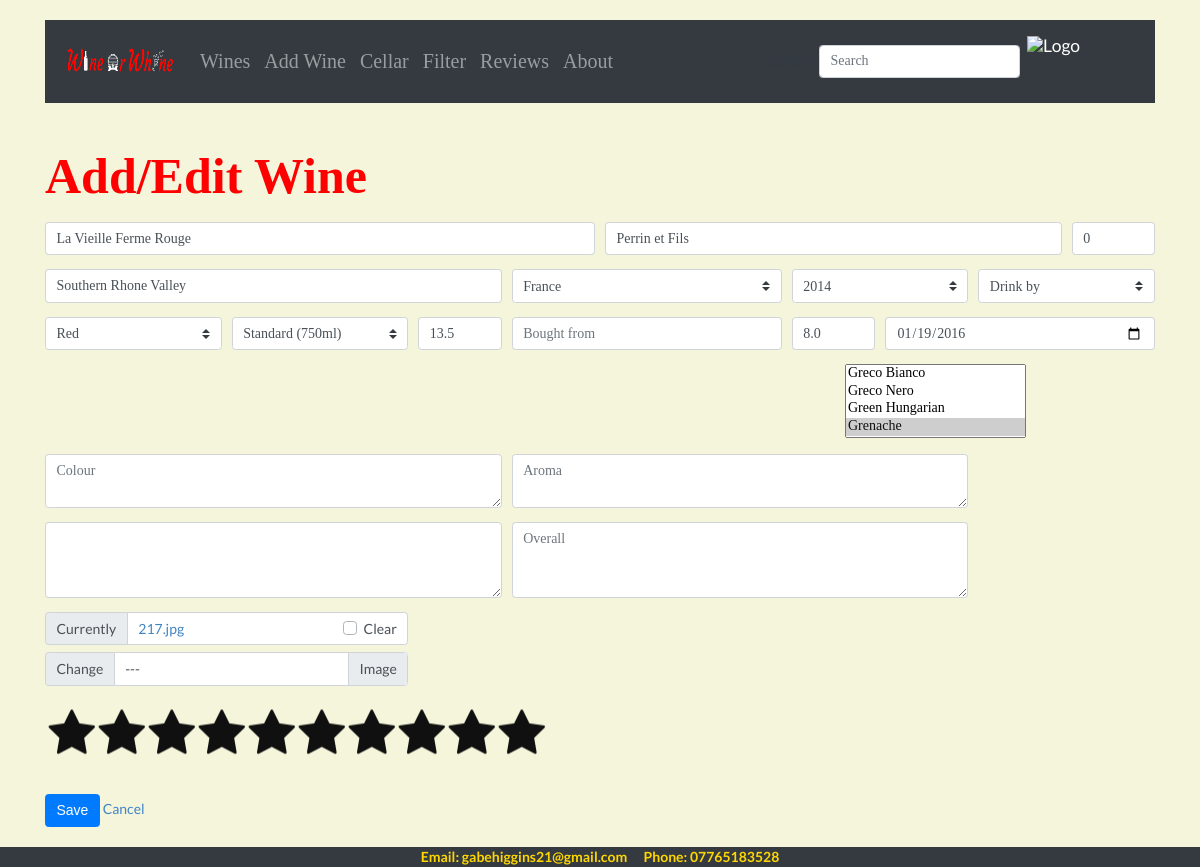
/24218/edit_wine/, run on an earlier commit of the app's database.
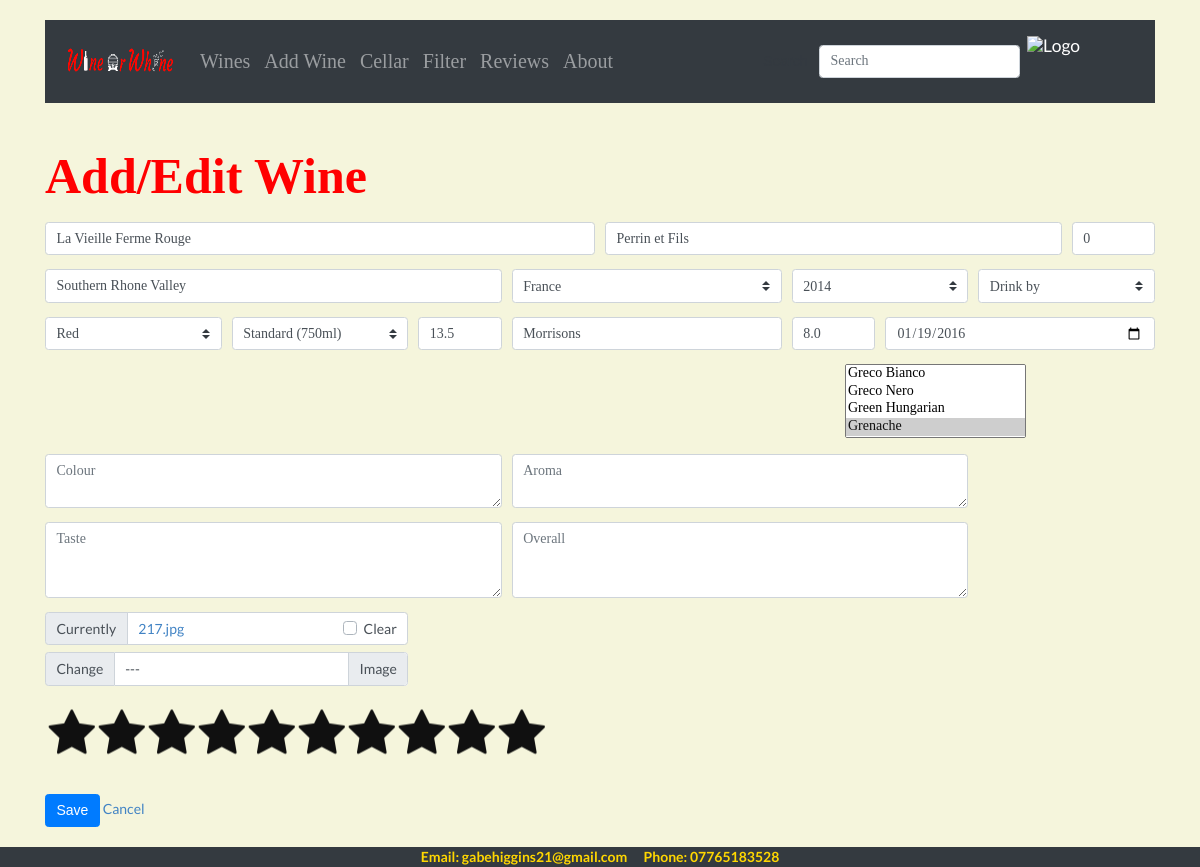
And on a later commit of the database.
### wineapp/models.py (models this page shows, shortened)
class Wine(models.Model):
    VINTAGE = []
    VINTAGE.append(("Unknown", "Unknown"))
    VINTAGE.append(("NV", "NV"))
    VINTAGE.append(("Solera System", "Solera System"))
    for y in reversed(range(1875, (datetime.datetime.now().year + 1))):
        VINTAGE.append((str(y), str(y)))
    VINTAGE = [('','Choose vintage')] + VINTAGE
    DRINK_BY = []
    for y in range(datetime.datetime.now().year, (datetime.datetime.now().year + 30)):
        DRINK_BY.append((str(y), str(y)))
    DRINK_BY = [('','Drink by')] + DRINK_BY
    BOTTLE_SIZES = [
        ('Split (187ml)', 'Split (187ml)'),
        ('Quarter (200ml)', 'Quarter (200ml)'),
        ('Half (375ml)', 'Half (375ml)'),
        ('Jennie (500ml)', 'Jennie (500ml)'),
        ('Clavelin (620ml)', 'Clavelin (620ml)'),
        ('Standard (750ml)', 'Standard (750ml)'),
        ('Litre (1L)', 'Litre (1L)'),
        ('Magnum (1.5L)', 'Magnum (1.5L)'),
        ('Jeroboam (3L)', 'Jeroboam (3L)'),
        ('Rehoboam (4.5L)', 'Rehoboam (4.5L)'),
        ('Methuselah (6L)', 'Methuselah (6L)'),
        ('Imperial (6L)', 'Imperial (6L)'),
        ('Salmanazar (9L)', 'Salmanazar (9L)'),
        ('Balthazar (12L)', 'Balthazar (12L)'),
        ('Nebuchadnezzar (15L)', 'Nebuchadnezzar (15L)'),
        ('Melchior (18L)', 'Melchior (18L)'),
        ('Solomon (20L)', 'Solomon (20L)'),
        ('Sovereign (26L)', 'Sovereign (26L)'),
        ('Goliath (27L)', 'Goliath (27L)'),
        ('Melchizedek (30L)', 'Melchizedek (30L)'),
    ]
    BOTTLE_SIZES = [('','Choose bottle size')] + BOTTLE_SIZES
    RATING =[
        (1, 1),
        (2, 2),
        (3, 3),
        (4, 4),
        (5, 5),
        (6, 6),
        (7, 7),
        (8, 8),
        (9, 9),
        (10, 10),
    ]
    name = models.CharField(max_length=255, blank=False, unique=False)
    winery = models.CharField(max_length=100, blank=True, null=True)
    vintage = models.CharField(choices=VINTAGE, max_length=20, blank=True, null=True)
    bottle = models.CharField(choices=BOTTLE_SIZES, max_length=100, blank=True, null=True, default=None)
    region = models.CharField(max_length=100, blank=True, null=True)
    type = models.ForeignKey('type', max_length=50, blank=True, null=True, default="", on_delete=models.CASCADE)
    country = models.ForeignKey('country', blank=True, null=True, default="", on_delete=models.CASCADE)
    grapes = models.ManyToManyField('grapes', blank=True, related_name='grape_set')
    cellar = models.IntegerField(blank=True, null=True, default=0)
    bought_from = models.CharField(max_length=100, blank=True, null=True)
    rating = models.PositiveSmallIntegerField(choices=RATING, null=True, default=0)
    abv = models.FloatField(default=0.0, blank=True, null=True)
    price = models.FloatField(null=True, blank=True, default=0.0)
    colour = models.TextField(blank=True, null=True)
    aroma = models.TextField(blank=True, null=True)
    taste = models.TextField(blank=True, null=True)
    overall = models.TextField(blank=True, null=True)
    acquired = models.DateField(blank=True, null=True)
    drink_by = models.CharField(choices=DRINK_BY, max_length=20, blank=True, null=True)
    posted_on = models.DateTimeField(auto_now_add=True, auto_now=False)
    image = models.ImageField(max_length=255, blank=True, null=True)
    success_message = "%(name)s was created successfully"
    class Meta:
        get_latest_by = 'posted_on'

### wineapp/views.py (the view)
# urls.py: path('<int:id>/edit_wine/', edit_wine, name='edit_wine'),
def edit_wine(request, id):
    wine = get_object_or_404(Wine, id=id)
    wine_overall = wine.overall
    if request.method == "POST":
        form = WineForm(request.POST, request.FILES, instance=wine)
        if form.is_valid():
            data = request.POST.copy()
            wine = form.save(commit=False)
            if wine_overall != data.get('overall'):
                wine.posted_on = datetime.datetime.now()
            wine.save()
            form.save_m2m()
            messages.success(request, data.get('name') + " has been edited successfully.")
            return redirect('show_messages')
        else:
            form = WineForm(instance=wine)
            messages.error(request, 'Wine was not saved')
            return redirect(request, "wineapp/add_wine.html")
    else:
        form = WineForm(instance=wine)
    return render(request, 'wineapp/add_wine.html', {'form': form})

### wineapp/models.py (called while the page is built)
    def __str__ (self):
        return self.name

    def __str__ (self):
        return self.name

    def __str__ (self):
        return self.name

### wineapp/templates/wineapp/add_wine.html (shortened to what this page needs)
{% extends 'base.html' %}
{% load static %}
{% load crispy_forms_tags %}
{% load crispy_forms_field %}
{% block content %}
<link rel="stylesheet" type="text/css" href="{% static 'css/rating.css' %}">
<link rel="stylesheet" type="text/css" href="{% static 'css/style.css' %}">
<h1 style="color:red; font-size:50px; font-family: Times New Roman, Times, serif;"><b>Add/Edit Wine</b></h1>
  <form method="post" enctype="multipart/form-data">
    <div class="form-row">
      <div class="form-group col-md-6 mb-0">
        {{ form.name|as_crispy_field }}
      </div>
      <div class="form-group col-md-5 mb-0">
        {{ form.winery|as_crispy_field }}
      </div>
      <div class="form-group col-md-1 mb-0">
        {{ form.cellar|as_crispy_field }}
      </div>
    </div>
    <div class="form-row">
      <div class="form-group col-md-5 mb-0">
        {{ form.region|as_crispy_field }}
      </div>
      <div class="form-group col-md-3 mb-0 justify-content-end">
        {{ form.country|as_crispy_field }}
      </div>
      <div class="form-group col-md-2 mb-0">
        {{ form.vintage|as_crispy_field }}
      </div>
      <div class="form-group col-md-2 mb-0">
        {{ form.drink_by|as_crispy_field }}
      </div>
    </div>
    <div class="form-row">
      <div class="form-group col-md-2 mb-0">
        {{ form.type|as_crispy_field }}
      </div>
      <div class="form-group col-md-2 mb-0">
        {{ form.bottle|as_crispy_field }}
      </div>
      <div class="form-group col-md-1 mb-0">
        {{ form.abv|as_crispy_field }}
      </div>
      <div class="form-group col-md-3 mb-0">
        {{ form.bought_from|as_crispy_field }}
      </div>
      <div class="form-group col-md-1 mb-0">
        {{ form.price|as_crispy_field }}
      </div>
      <div class="form-group col-md-3 mb-0">
        {{ form.acquired|as_crispy_field }}
      </div>
    </div>
    <div class="form-row h-100">
      <div class="form-group col-md-12 mb-0">
        {{ form.grapes|as_crispy_field }}
      </div>
    </div>
    <div class="form-row">
      <div class="form-group col-md-5 mb-0">
        {{ form.colour|as_crispy_field }}
      </div>
      <div class="form-group col-md-5 mb-0">
        {{ form.aroma|as_crispy_field }}
      </div>
    </div>
    <div class="form-row">
      <div class="form-group col-md-5 mb-0">
        {{ form.taste|as_crispy_field }}
      </div>
      <div class="form-group col-md-5 mb-0">
        {{ form.overall|as_crispy_field }}
      </div>
    </div>
    <div class="form-row">
      <div class="d-flex-inline form-group col-md-4 mb-0">
          {{ form.image|as_crispy_field }}
      </div>
    </div>
      <div class="form-row">
        <div class="form-group col-md-5 mb-500 ">
            <div class="rating">
            </div>
      </div>
    </div>
    <div class="form-row" style="padding-top: 80px; padding-bottom: 20px;">
      <div class="form-group col-md-4 mb-0">
        <button type="submit" class="btn btn-primary">Save</button>
        <a href='/'>Cancel</a>
      </div>
    </div>
</form>
{% endblock %}

### wineapp/templates/base.html (shortened to what this page needs)
{% load static %}
<!doctype html>
<html lang="en">
<head>
  <link rel="stylesheet" href="https://stackpath.bootstrapcdn.com/bootstrap/4.4.1/css/bootstrap.min.css">
  <link rel="stylesheet" type='text/css' href="https://cdnjs.cloudflare.com/ajax/libs/semantic-ui/2.2.14/semantic.min.css">
  <link rel="stylesheet" href="https://cdnjs.cloudflare.com/ajax/libs/Chart.js/2.8.0/Chart.min.css"/>
  <link rel="stylesheet" type="text/css" href="{% static 'css/custom_table.css' %}">
  <link href="https://stackpath.bootstrapcdn.com/font-awesome/4.7.0/css/font-awesome.min.css" rel="stylesheet">
</head>
<body>
  <br>
  <div class="container">
    {% block navbar %}
      <nav class="navbar navbar-expand-md bg-dark navbar-dark">
        <a class="navbar-brand" href="{% url "home" %}"><img src={% static 'img/home_button.png' %} width="120" height="60" class="d-inline-block mr-auto" alt="Logo"></a>
        <div class="collapse navbar-collapse" id="collapsibleNavbar">
          <ul class="navbar-nav mr-auto" style="font-size: 20px; font-family:'Times New Roman', Times, serif;">
            <li class="nav-item">
              <a href="{% url "wine_list" %}" class="nav-link">Wines</a>
            </li>
            <li class="nav-item">
              <a href="{% url "add_wine" %}" class="nav-link">Add Wine</a>
            </li>
            <li class="nav-item">
              <a href="{% url "cellar" %}" class="nav-link" >Cellar</a>
            </li>
            <li class="nav-item">
              <a href="{% url "wine_filter" %}" class="nav-link" >Filter</a>
            </li>
            <li class="nav-item">
              <a href="{% url "rating" %}" class="nav-link" >Reviews</a>
            </li>
            <li class="nav-item">
              <a href="{% url "about" %}" class="nav-link" >About</a>
            </li>
          </ul>
          <form class="form-inline my-2 my-lg-0" action="{% url 'search' %}" method="GET" value="{{request.GET.q}}">
            <button class="btn btn-outline-dark my-2 my-sm-0" type="submit" name="submit" value="Search">Search</button>
            <input class="form-control mr-sm-2" type="text" name="q" value="{{ request.GET.q }}" placeholder="Search" aria-label="Search">
          </form>
          <a class="navbar-brand" href="#"><img src={% static 'img/navbar_logo2.png' %} width="100" height="50" class="d-inline-block mr-auto" alt="Logo"></a>
        </div>
      </nav>
  </div>
    {% endblock %}
  <br>
  <div class="container" width="80%">
    {% block content %}
    {% endblock %}
  </div>
  </body>
  {% block footer %}
    <footer class="bg-dark h-30">
      <div class="container text-center">
        <span style="color:gold;font-weight:bold">Email: gabehiggins21@gmail.com &nbsp;&nbsp;&nbsp;&nbsp; Phone: 07765183528</span>
      </div>
    </footer>
  {% endblock %}
</html>

### wineapp/static/css/rating.css (style rules this page uses)
.rating { position: absolute; transform: translate(-0%, 50%) rotateY(180deg); display: flex; margin-top: 20px; }

### wineapp/static/css/style.css (style rules this page uses)
input { font-family: fantasy; font-size: 125%; border: 1px solid #ccc; }
select, textarea { font-family: fantasy; font-size: 100%; line-height: 1.15; margin: 0; }
.custom-file-input:lang(en)~.custom-file-label::after { content: "Image"; }

### wineapp/templates/base.html (style rules this page uses)
body { background-color: beige; }

What changed in the data, as far as the page shows it:
changed Wine "Currently 217.jpg Clear Change ---": bought_from (not shown) → "Morrisons"
